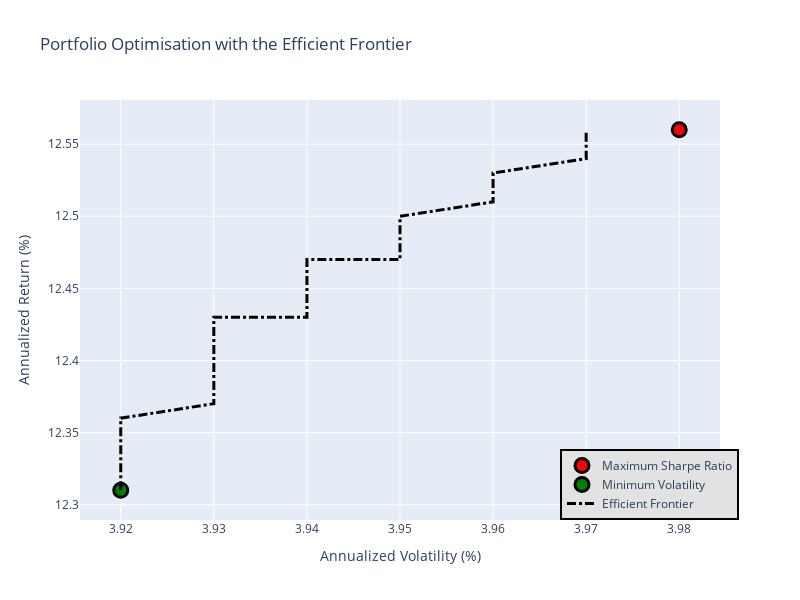

Source (notebook cell):
### Code cell
# import pandas as pd
# import numpy as np
# from scipy.optimize import minimize
# import plotly.graph_objects as go

# # # Your previous functions and definitions

# # # Example usage:
# # mean_log_returns = pd.Series([0.1, 0.2, 0.15], index=['AAPL', 'MSFT', 'GOOGL'])
# # covariance_matrix_log_returns = pd.DataFrame([
# #     [0.005, -0.010, 0.004],
# #     [-0.010, 0.040, -0.002],
# #     [0.004, -0.002, 0.023]
# # ], index=['AAPL', 'MSFT', 'GOOGL'], columns=['AAPL', 'MSFT', 'GOOGL'])

# Graph Function
def EF_graph(mean_log_returns, covariance_matrix_log_returns, riskFreeRate=.03, constraintSet=(0, 1)):
    "return a graph, plotting minVol, maxSR and efficient frontier"
    maxSR_Returns, maxSR_std, maxSR_allocation, minVol_returns, minVol_std, minVol_allocation, efficientList, targetReturn, efficient_allocations = calculatedResults(mean_log_returns, covariance_matrix_log_returns, riskFreeRate, constraintSet)
    
    # Max SR
    MaxSharpeRatio = go.Scatter(
        name="Maximum Sharpe Ratio",
        mode="markers",
        x=[maxSR_std],
        y=[maxSR_Returns],
        marker=dict(color='red', size=14, line=dict(width=3, color='black')),
        text=[maxSR_allocation.to_dict()['allocation']],
        hoverinfo='text'
    )
    
    # Min Vol
    MinVol = go.Scatter(
        name="Minimum Volatility",
        mode="markers",
        x=[minVol_std],
        y=[minVol_returns],
        marker=dict(color='green', size=14, line=dict(width=3, color='black')),
        text=[minVol_allocation.to_dict()['allocation']],
        hoverinfo='text'
    )    
         
    # Efficient Frontier
    efficient_text = [
        "<br>".join([f"{symbol}: {round(weight*100, 2)}%" for symbol, weight in zip(mean_log_returns.index, alloc)])
        for alloc in efficient_allocations
    ]
    
    EF_curve = go.Scatter(
        name="Efficient Frontier",
        mode="lines",
        x=efficientList,
        y=targetReturn,
        line=dict(color='black', width=3, dash='dashdot'),
        text=efficient_text,
        hoverinfo='text'
    )    
    
    data = [MaxSharpeRatio, MinVol, EF_curve]
    
    layout = go.Layout(
        title="Portfolio Optimisation with the Efficient Frontier",
        yaxis=dict(title="Annualized Return (%)"),
        xaxis=dict(title="Annualized Volatility (%)"),
        showlegend=True,
        legend=dict(
            x=0.75, 
            y=0, 
            traceorder='normal', 
            bgcolor='#E2E2E2', 
            bordercolor='black', 
            borderwidth=2),
        width=800,
        height=600,
    )
        
    fig = go.Figure(data=data, layout=layout)   
    
    return fig.show()

EF_graph(mean_log_returns, covariance_matrix_log_returns)

### Figure 1 — Plotly figure (JSON) as saved in the notebook; plotly's stock layout.template omitted (floating-point values rounded to 4 significant figures)
{"data": [{"hoverinfo": "text", "marker": {"color": "red", "line": {"color": "black", "width": 3}, "size": 14}, "mode": "markers", "name": "Maximum Sharpe Ratio", "text": ["{'AAPL': 74.0, 'MSFT': 26.0, 'GOOGL': 0.0}"], "type": "scatter", "x": [3.98], "y": [12.56]}, {"hoverinfo": "text", "marker": {"color": "green", "line": {"color": "black", "width": 3}, "size": 14}, "mode": "markers", "name": "Minimum Volatility", "text": ["{'AAPL': 77.0, 'MSFT': 23.0, 'GOOGL': 0.0}"], "type": "scatter", "x": [3.92], "y": [12.31]}, {"hoverinfo": "text", "line": {"color": "black", "dash": "dashdot", "width": 3}, "mode": "lines", "name": "Efficient Frontier", "text": ["AAPL: 76.9%<br>MSFT: 23.1%<br>GOOGL: 0.0%", "AAPL: 76.87%<br>MSFT: 23.13%<br>GOOGL: 0.0%", "AAPL: 76.85%<br>MSFT: 23.15%<br>GOOGL: 0.0%", "AAPL: 76.82%<br>MSFT: 23.18%<br>GOOGL: 0.0%", "AAPL: 76.8%<br>MSFT: 23.2%<br>GOOGL: 0.0%", "AAPL: 76.77%<br>MSFT: 23.23%<br>GOOGL: 0.0%", "AAPL: 76.75%<br>MSFT: 23.25%<br>GOOGL: 0.0%", "AAPL: 76.72%<br>MSFT: 23.28%<br>GOOGL: 0.0%", "AAPL: 76.7%<br>MSFT: 23.3%<br>GOOGL: 0.0%", "AAPL: 76.67%<br>MSFT: 23.33%<br>GOOGL: 0.0%", "AAPL: 76.65%<br>MSFT: 23.35%<br>GOOGL: 0.0%", "AAPL: 76.62%<br>MSFT: 23.38%<br>GOOGL: 0.0%", "AAPL: 76.6%<br>MSFT: 23.4%<br>GOOGL: 0.0%", "AAPL: 76.57%<br>MSFT: 23.43%<br>GOOGL: 0.0%", "AAPL: 76.55%<br>MSFT: 23.45%<br>GOOGL: 0.0%", "AAPL: 76.52%<br>MSFT: 23.48%<br>GOOGL: 0.0%", "AAPL: 76.5%<br>MSFT: 23.5%<br>GOOGL: 0.0%", "AAPL: 76.47%<br>MSFT: 23.53%<br>GOOGL: 0.0%", "AAPL: 76.45%<br>MSFT: 23.55%<br>GOOGL: 0.0%", "AAPL: 76.42%<br>MSFT: 23.58%<br>GOOGL: 0.0%", "AAPL: 76.39%<br>MSFT: 23.61%<br>GOOGL: 0.0%", "AAPL: 76.37%<br>MSFT: 23.63%<br>GOOGL: 0.0%", "AAPL: 76.34%<br>MSFT: 23.66%<br>GOOGL: 0.0%", "AAPL: 76.32%<br>MSFT: 23.68%<br>GOOGL: 0.0%", "AAPL: 76.29%<br>MSFT: 23.71%<br>GOOGL: 0.0%", "AAPL: 76.27%<br>MSFT: 23.73%<br>GOOGL: 0.0%", "AAPL: 76.24%<br>MSFT: 23.76%<br>GOOGL: 0.0%", "AAPL: 76.22%<br>MSFT: 23.78%<br>GOOGL: 0.0%", "AAPL: 76.19%<br>MSFT: 23.81%<br>GOOGL: 0.0%", "AAPL: 76.17%<br>MSFT: 23.83%<br>GOOGL: 0.0%", "AAPL: 76.14%<br>MSFT: 23.86%<br>GOOGL: 0.0%", "AAPL: 76.12%<br>MSFT: 23.88%<br>GOOGL: 0.0%", "AAPL: 76.09%<br>MSFT: 23.91%<br>GOOGL: 0.0%", "AAPL: 76.07%<br>MSFT: 23.93%<br>GOOGL: 0.0%", "AAPL: 76.04%<br>MSFT: 23.96%<br>GOOGL: 0.0%", "AAPL: 76.02%<br>MSFT: 23.98%<br>GOOGL: 0.0%", "AAPL: 75.99%<br>MSFT: 24.01%<br>GOOGL: 0.0%", "AAPL: 75.97%<br>MSFT: 24.03%<br>GOOGL: 0.0%", "AAPL: 75.94%<br>MSFT: 24.06%<br>GOOGL: 0.0%", "AAPL: 75.92%<br>MSFT: 24.08%<br>GOOGL: 0.0%", "AAPL: 75.89%<br>MSFT: 24.11%<br>GOOGL: 0.0%", "AAPL: 75.86%<br>MSFT: 24.14%<br>GOOGL: 0.0%", "AAPL: 75.84%<br>MSFT: 24.16%<br>GOOGL: 0.0%", "AAPL: 75.81%<br>MSFT: 24.19%<br>GOOGL: 0.0%", "AAPL: 75.79%<br>MSFT: 24.21%<br>GOOGL: 0.0%", "AAPL: 75.76%<br>MSFT: 24.24%<br>GOOGL: 0.0%", "AAPL: 75.74%<br>MSFT: 24.26%<br>GOOGL: 0.0%", "AAPL: 75.71%<br>MSFT: 24.29%<br>GOOGL: 0.0%", "AAPL: 75.69%<br>MSFT: 24.31%<br>GOOGL: 0.0%", "AAPL: 75.66%<br>MSFT: 24.34%<br>GOOGL: 0.0%", "AAPL: 75.64%<br>MSFT: 24.36%<br>GOOGL: 0.0%", "AAPL: 75.61%<br>MSFT: 24.39%<br>GOOGL: 0.0%", "AAPL: 75.59%<br>MSFT: 24.41%<br>GOOGL: 0.0%", "AAPL: 75.56%<br>MSFT: 24.44%<br>GOOGL: 0.0%", "AAPL: 75.54%<br>MSFT: 24.46%<br>GOOGL: 0.0%", "AAPL: 75.51%<br>MSFT: 24.49%<br>GOOGL: 0.0%", "AAPL: 75.49%<br>MSFT: 24.51%<br>GOOGL: 0.0%", "AAPL: 75.46%<br>MSFT: 24.54%<br>GOOGL: 0.0%", "AAPL: 75.44%<br>MSFT: 24.56%<br>GOOGL: 0.0%", "AAPL: 75.41%<br>MSFT: 24.59%<br>GOOGL: 0.0%", "AAPL: 75.38%<br>MSFT: 24.62%<br>GOOGL: 0.0%", "AAPL: 75.36%<br>MSFT: 24.64%<br>GOOGL: 0.0%", "AAPL: 75.33%<br>MSFT: 24.67%<br>GOOGL: 0.0%", "AAPL: 75.31%<br>MSFT: 24.69%<br>GOOGL: 0.0%", "AAPL: 75.28%<br>MSFT: 24.72%<br>GOOGL: 0.0%", "AAPL: 75.26%<br>MSFT: 24.74%<br>GOOGL: 0.0%", "AAPL: 75.23%<br>MSFT: 24.77%<br>GOOGL: 0.0%", "AAPL: 75.21%<br>MSFT: 24.79%<br>GOOGL: 0.0%", "AAPL: 75.18%<br>MSFT: 24.82%<br>GOOGL: 0.0%", "AAPL: 75.16%<br>MSFT: 24.84%<br>GOOGL: 0.0%", "AAPL: 75.13%<br>MSFT: 24.87%<br>GOOGL: 0.0%", "AAPL: 75.11%<br>MSFT: 24.89%<br>GOOGL: 0.0%", "AAPL: 75.08%<br>MSFT: 24.92%<br>GOOGL: 0.0%", "AAPL: 75.06%<br>MSFT: 24.94%<br>GOOGL: 0.0%", "AAPL: 75.03%<br>MSFT: 24.97%<br>GOOGL: 0.0%", "AAPL: 75.01%<br>MSFT: 24.99%<br>GOOGL: 0.0%", "AAPL: 74.98%<br>MSFT: 25.02%<br>GOOGL: 0.0%", "AAPL: 74.96%<br>MSFT: 25.04%<br>GOOGL: 0.0%", "AAPL: 74.93%<br>MSFT: 25.07%<br>GOOGL: 0.0%", "AAPL: 74.91%<br>MSFT: 25.09%<br>GOOGL: 0.0%", "AAPL: 74.88%<br>MSFT: 25.12%<br>GOOGL: 0.0%", "AAPL: 74.85%<br>MSFT: 25.15%<br>GOOGL: 0.0%", "AAPL: 74.83%<br>MSFT: 25.17%<br>GOOGL: 0.0%", "AAPL: 74.8%<br>MSFT: 25.2%<br>GOOGL: 0.0%", "AAPL: 74.78%<br>MSFT: 25.22%<br>GOOGL: 0.0%", "AAPL: 74.75%<br>MSFT: 25.25%<br>GOOGL: 0.0%", "AAPL: 74.73%<br>MSFT: 25.27%<br>GOOGL: 0.0%", "AAPL: 74.7%<br>MSFT: 25.3%<br>GOOGL: 0.0%", "AAPL: 74.68%<br>MSFT: 25.32%<br>GOOGL: 0.0%", "AAPL: 74.65%<br>MSFT: 25.35%<br>GOOGL: 0.0%", "AAPL: 74.63%<br>MSFT: 25.37%<br>GOOGL: 0.0%", "AAPL: 74.6%<br>MSFT: 25.4%<br>GOOGL: 0.0%", "AAPL: 74.58%<br>MSFT: 25.42%<br>GOOGL: 0.0%", "AAPL: 74.55%<br>MSFT: 25.45%<br>GOOGL: 0.0%", "AAPL: 74.53%<br>MSFT: 25.47%<br>GOOGL: 0.0%", "AAPL: 74.5%<br>MSFT: 25.5%<br>GOOGL: 0.0%", "AAPL: 74.48%<br>MSFT: 25.52%<br>GOOGL: 0.0%", "AAPL: 74.45%<br>MSFT: 25.55%<br>GOOGL: 0.0%", "AAPL: 74.43%<br>MSFT: 25.57%<br>GOOGL: 0.0%", "AAPL: 74.4%<br>MSFT: 25.6%<br>GOOGL: 0.0%"], "type": "scatter", "x": [3.92, 3.92, 3.92, 3.92, 3.92, 3.92, 3.92, 3.92, 3.92, 3.92, 3.92, 3.92, 3.92, 3.92, 3.92, 3.92, 3.92, 3.92, 3.92, 3.92, 3.92, 3.92, 3.93, 3.93, 3.93, 3.93, 3.93, 3.93, 3.93, 3.93, 3.93, 3.93, 3.93, 3.93, 3.93, 3.93, 3.93, 3.93, 3.93, 3.93, 3.93, 3.93, 3.93, 3.93, 3.93, 3.93, 3.93, 3.93, 3.93, 3.94, 3.94, 3.94, 3.94, 3.94, 3.94, 3.94, 3.94, 3.94, 3.94, 3.94, 3.94, 3.94, 3.94, 3.94, 3.94, 3.95, 3.95, 3.95, 3.95, 3.95, 3.95, 3.95, 3.95, 3.95, 3.95, 3.95, 3.95, 3.95, 3.96, 3.96, 3.96, 3.96, 3.96, 3.96, 3.96, 3.96, 3.96, 3.96, 3.96, 3.96, 3.97, 3.97, 3.97, 3.97, 3.97, 3.97, 3.97, 3.97, 3.97, 3.97], "y": [12.31, 12.31, 12.32, 12.32, 12.32, 12.32, 12.33, 12.33, 12.33, 12.33, 12.34, 12.34, 12.34, 12.34, 12.35, 12.35, 12.35, 12.35, 12.36, 12.36, 12.36, 12.36, 12.37, 12.37, 12.37, 12.37, 12.38, 12.38, 12.38, 12.38, 12.39, 12.39, 12.39, 12.39, 12.4, 12.4, 12.4, 12.4, 12.41, 12.41, 12.41, 12.41, 12.42, 12.42, 12.42, 12.42, 12.43, 12.43, 12.43, 12.43, 12.44, 12.44, 12.44, 12.44, 12.45, 12.45, 12.45, 12.45, 12.46, 12.46, 12.46, 12.46, 12.47, 12.47, 12.47, 12.47, 12.48, 12.48, 12.48, 12.48, 12.49, 12.49, 12.49, 12.49, 12.5, 12.5, 12.5, 12.5, 12.51, 12.51, 12.51, 12.51, 12.52, 12.52, 12.52, 12.52, 12.53, 12.53, 12.53, 12.53, 12.54, 12.54, 12.54, 12.54, 12.55, 12.55, 12.55, 12.55, 12.56, 12.56]}], "layout": {"height": 600, "legend": {"bgcolor": "#E2E2E2", "bordercolor": "black", "borderwidth": 2, "traceorder": "normal", "x": 0.75, "y": 0}, "showlegend": true, "title": {"text": "Portfolio Optimisation with the Efficient Frontier"}, "width": 800, "xaxis": {"title": {"text": "Annualized Volatility (%)"}}, "yaxis": {"title": {"text": "Annualized Return (%)"}}}}
